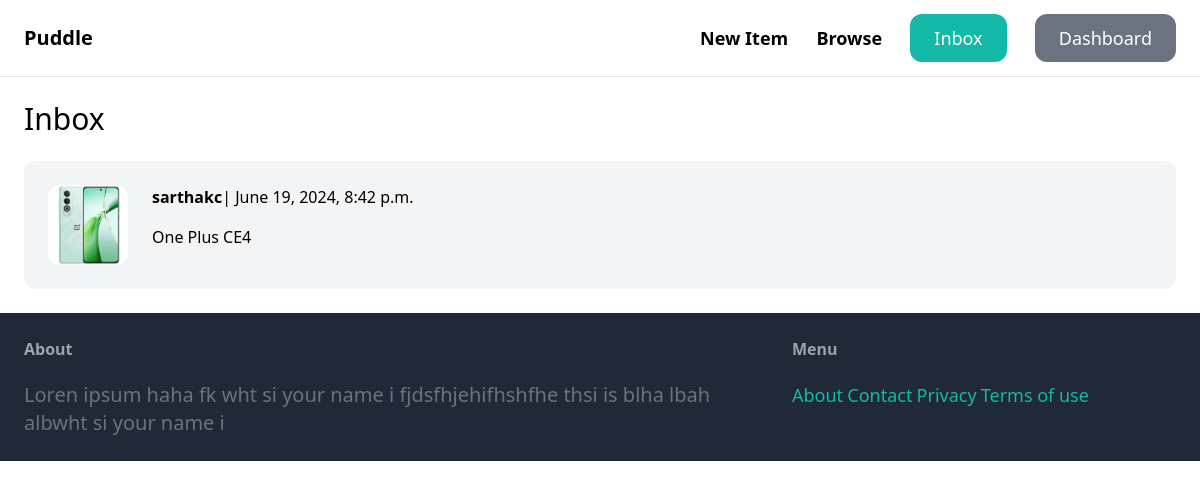
The page /inbox/ (signed in) on the database its author committed.
### conversation/models.py (models this page shows)
class Conversation(models.Model):
    item=models.ForeignKey(Item,related_name='conversation',on_delete=models.CASCADE)
    members=models.ManyToManyField(User,related_name='conversations')
    created_at=models.DateTimeField(auto_now_add=True)
    modified_at=models.DateTimeField(auto_now=True)
    class Meta:
        ordering=('-modified_at',)

### item/models.py (models this page shows, shortened)
class Item(models.Model):
    category=models.ForeignKey(Category,related_name='items', on_delete=models.CASCADE)
    name=models.CharField(max_length=255)
    description = models.TextField(blank=True, null=True)
    price=models.FloatField()
    image=models.ImageField(upload_to='item_images',blank=True,null=True)
    is_sold=models.BooleanField(default=False)
    created_by=models.ForeignKey(User, related_name='items', on_delete=models.CASCADE)
    created_at=models.DateTimeField(auto_now=True)

### conversation/views.py (the view)
# urls.py: path('',views.inbox ,name='inbox'),
@login_required
def inbox(request):
    conversations=Conversation.objects.filter(members__in=[request.user.id])
    return render(request,'conversation/inbox.html',
                  {
                      'conversations':conversations
                  })

### conversation/templates/conversation/inbox.html (shortened to what this page needs)
{% extends 'core/base.html' %}
{% block content %}
<h1 class="mb-6 text-3xl">Inbox</h1>
<div class="space-y-6">
    {% for conversation in conversations %}
    <a href="{% url 'conversation:detail' conversation.id %}">
        <div class="p-6 flex bg-gray-100 rounded-xl">
            <div class="pr-6">
                <img src="{{conversation.item.image.url}}" class="w-20 rounded-xl" alt="">
            </div>
            <div>
                {% for member in conversation.members.all %}
                    {% if member != request.user %}
                    <p class="mb-4"><strong>{{member.username}}</strong>| {{conversation.modified_at}}</p>
                    <p>{{conversation.item.name}}</p>
                    {% endif %}
                {% endfor %}
            </div>
        </div>
    </a>
    {% endfor %}
</div>
{% endblock %}

### rows shown on the page
Conversation: item.image (picture), modified_at "June 19, 2024, 8:42 p.m.", item.name "One Plus CE4"

### other values the page prints
{{ member.username }} "sarthakc"
